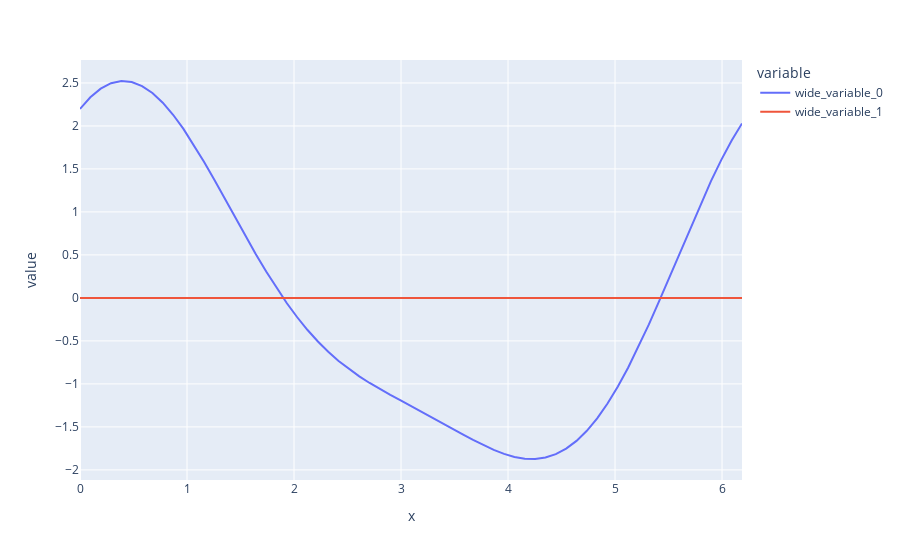

The code cell stored with this chart in its notebook:
### Code cell
X0_mix_space = iDFT @ (X0_mix)
print('mean of X0 :',np.mean(X0_mix))
px.line(x=xspan,y=[np.real(X0_mix_space),np.imag(X0_mix_space)])
